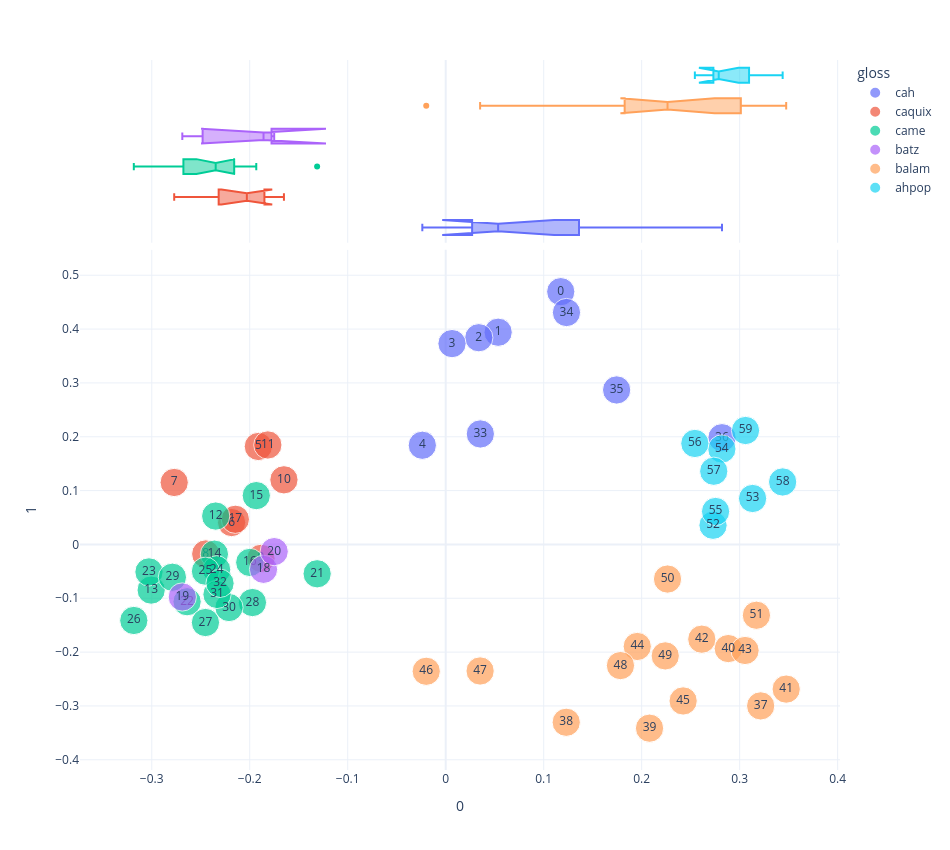

The code cell stored with this chart in its notebook:
### Code cell
plot_pca(0,1)

### Figure 1 — Plotly figure (JSON) as saved in the notebook; plotly's stock layout.template omitted (floating-point values rounded to 4 significant figures)
{"data": [{"hovertemplate": "gloss=cah<br>0=%{x}<br>1=%{y}<br>size=%{marker.size}<br>chunk_num=%{text}<extra></extra>", "legendgroup": "cah", "marker": {"color": "#636efa", "size": [1, 1, 1, 1, 1, 1, 1, 1, 1], "sizemode": "area", "sizeref": 0.0025, "symbol": "circle"}, "mode": "markers+text", "name": "cah", "orientation": "v", "showlegend": true, "text": [0.0, 1.0, 2.0, 3.0, 4.0, 33.0, 34.0, 35.0, 36.0], "type": "scatter", "x": [0.1174, 0.05352, 0.03379, 0.006462, -0.02386, 0.03535, 0.1233, 0.1744, 0.282], "xaxis": "x", "y": [0.4695, 0.3941, 0.3839, 0.373, 0.1842, 0.2052, 0.4307, 0.2869, 0.1982], "yaxis": "y"}, {"alignmentgroup": "True", "hovertemplate": "gloss=cah<br>0=%{x}<extra></extra>", "legendgroup": "cah", "marker": {"color": "#636efa", "symbol": "circle"}, "name": "cah", "notched": true, "offsetgroup": "cah", "showlegend": false, "type": "box", "x": [0.1174, 0.05352, 0.03379, 0.006462, -0.02386, 0.03535, 0.1233, 0.1744, 0.282], "xaxis": "x2", "yaxis": "y2"}, {"hovertemplate": "gloss=caquix<br>0=%{x}<br>1=%{y}<br>size=%{marker.size}<br>chunk_num=%{text}<extra></extra>", "legendgroup": "caquix", "marker": {"color": "#EF553B", "size": [1, 1, 1, 1, 1, 1, 1, 1], "sizemode": "area", "sizeref": 0.0025, "symbol": "circle"}, "mode": "markers+text", "name": "caquix", "orientation": "v", "showlegend": true, "text": [5.0, 6.0, 7.0, 8.0, 9.0, 10.0, 11.0, 17.0], "type": "scatter", "x": [-0.1912, -0.2185, -0.2771, -0.2449, -0.1885, -0.1651, -0.1815, -0.2147], "xaxis": "x", "y": [0.1819, 0.04064, 0.1151, -0.01771, -0.02584, 0.12, 0.1848, 0.04673], "yaxis": "y"}, {"alignmentgroup": "True", "hovertemplate": "gloss=caquix<br>0=%{x}<extra></extra>", "legendgroup": "caquix", "marker": {"color": "#EF553B", "symbol": "circle"}, "name": "caquix", "notched": true, "offsetgroup": "caquix", "showlegend": false, "type": "box", "x": [-0.1912, -0.2185, -0.2771, -0.2449, -0.1885, -0.1651, -0.1815, -0.2147], "xaxis": "x2", "yaxis": "y2"}, {"hovertemplate": "gloss=came<br>0=%{x}<br>1=%{y}<br>size=%{marker.size}<br>chunk_num=%{text}<extra></extra>", "legendgroup": "came", "marker": {"color": "#00cc96", "size": [1, 1, 1, 1, 1, 1, 1, 1, 1, 1, 1, 1, 1, 1, 1, 1, 1], "sizemode": "area", "sizeref": 0.0025, "symbol": "circle"}, "mode": "markers+text", "name": "came", "orientation": "v", "showlegend": true, "text": [12.0, 13.0, 14.0, 15.0, 16.0, 21.0, 22.0, 23.0, 24.0, 25.0, 26.0, 27.0, 28.0, 29.0, 30.0, 31.0, 32.0], "type": "scatter", "x": [-0.2347, -0.3006, -0.236, -0.1933, -0.2, -0.1312, -0.2639, -0.3028, -0.2337, -0.2452, -0.3183, -0.2452, -0.1972, -0.2789, -0.2212, -0.2334, -0.2303], "xaxis": "x", "y": [0.0527, -0.08479, -0.01808, 0.09066, -0.03347, -0.05452, -0.1064, -0.05105, -0.04712, -0.0497, -0.1413, -0.145, -0.1079, -0.06094, -0.1172, -0.09284, -0.07224], "yaxis": "y"}, {"alignmentgroup": "True", "hovertemplate": "gloss=came<br>0=%{x}<extra></extra>", "legendgroup": "came", "marker": {"color": "#00cc96", "symbol": "circle"}, "name": "came", "notched": true, "offsetgroup": "came", "showlegend": false, "type": "box", "x": [-0.2347, -0.3006, -0.236, -0.1933, -0.2, -0.1312, -0.2639, -0.3028, -0.2337, -0.2452, -0.3183, -0.2452, -0.1972, -0.2789, -0.2212, -0.2334, -0.2303], "xaxis": "x2", "yaxis": "y2"}, {"hovertemplate": "gloss=batz<br>0=%{x}<br>1=%{y}<br>size=%{marker.size}<br>chunk_num=%{text}<extra></extra>", "legendgroup": "batz", "marker": {"color": "#ab63fa", "size": [1, 1, 1], "sizemode": "area", "sizeref": 0.0025, "symbol": "circle"}, "mode": "markers+text", "name": "batz", "orientation": "v", "showlegend": true, "text": [18.0, 19.0, 20.0], "type": "scatter", "x": [-0.1859, -0.2688, -0.175], "xaxis": "x", "y": [-0.04623, -0.09762, -0.01335], "yaxis": "y"}, {"alignmentgroup": "True", "hovertemplate": "gloss=batz<br>0=%{x}<extra></extra>", "legendgroup": "batz", "marker": {"color": "#ab63fa", "symbol": "circle"}, "name": "batz", "notched": true, "offsetgroup": "batz", "showlegend": false, "type": "box", "x": [-0.1859, -0.2688, -0.175], "xaxis": "x2", "yaxis": "y2"}, {"hovertemplate": "gloss=balam<br>0=%{x}<br>1=%{y}<br>size=%{marker.size}<br>chunk_num=%{text}<extra></extra>", "legendgroup": "balam", "marker": {"color": "#FFA15A", "size": [1, 1, 1, 1, 1, 1, 1, 1, 1, 1, 1, 1, 1, 1, 1], "sizemode": "area", "sizeref": 0.0025, "symbol": "circle"}, "mode": "markers+text", "name": "balam", "orientation": "v", "showlegend": true, "text": [37.0, 38.0, 39.0, 40.0, 41.0, 42.0, 43.0, 44.0, 45.0, 46.0, 47.0, 48.0, 49.0, 50.0, 51.0], "type": "scatter", "x": [0.3214, 0.123, 0.208, 0.2884, 0.3475, 0.2614, 0.3055, 0.1955, 0.2423, -0.01987, 0.03511, 0.1784, 0.224, 0.2264, 0.3171], "xaxis": "x", "y": [-0.2999, -0.3303, -0.3413, -0.1934, -0.2687, -0.176, -0.197, -0.1896, -0.2907, -0.2356, -0.235, -0.225, -0.207, -0.06428, -0.1315], "yaxis": "y"}, {"alignmentgroup": "True", "hovertemplate": "gloss=balam<br>0=%{x}<extra></extra>", "legendgroup": "balam", "marker": {"color": "#FFA15A", "symbol": "circle"}, "name": "balam", "notched": true, "offsetgroup": "balam", "showlegend": false, "type": "box", "x": [0.3214, 0.123, 0.208, 0.2884, 0.3475, 0.2614, 0.3055, 0.1955, 0.2423, -0.01987, 0.03511, 0.1784, 0.224, 0.2264, 0.3171], "xaxis": "x2", "yaxis": "y2"}, {"hovertemplate": "gloss=ahpop<br>0=%{x}<br>1=%{y}<br>size=%{marker.size}<br>chunk_num=%{text}<extra></extra>", "legendgroup": "ahpop", "marker": {"color": "#19d3f3", "size": [1, 1, 1, 1, 1, 1, 1, 1], "sizemode": "area", "sizeref": 0.0025, "symbol": "circle"}, "mode": "markers+text", "name": "ahpop", "orientation": "v", "showlegend": true, "text": [52.0, 53.0, 54.0, 55.0, 56.0, 57.0, 58.0, 59.0], "type": "scatter", "x": [0.2728, 0.3132, 0.2818, 0.2754, 0.2543, 0.2735, 0.3439, 0.306], "xaxis": "x", "y": [0.03559, 0.08535, 0.1773, 0.06117, 0.1875, 0.136, 0.116, 0.2116], "yaxis": "y"}, {"alignmentgroup": "True", "hovertemplate": "gloss=ahpop<br>0=%{x}<extra></extra>", "legendgroup": "ahpop", "marker": {"color": "#19d3f3", "symbol": "circle"}, "name": "ahpop", "notched": true, "offsetgroup": "ahpop", "showlegend": false, "type": "box", "x": [0.2728, 0.3132, 0.2818, 0.2754, 0.2543, 0.2735, 0.3439, 0.306], "xaxis": "x2", "yaxis": "y2"}], "layout": {"height": 850, "legend": {"itemsizing": "constant", "title": {"text": "gloss"}, "tracegroupgap": 0}, "margin": {"t": 60}, "width": 950, "xaxis": {"anchor": "y", "domain": [0, 1], "title": {"text": "0"}}, "xaxis2": {"anchor": "y2", "domain": [0, 1], "matches": "x", "showgrid": true, "showticklabels": false}, "yaxis": {"anchor": "x", "domain": [0, 0.7326], "title": {"text": "1"}}, "yaxis2": {"anchor": "x2", "domain": [0.7426, 1], "matches": "y2", "showgrid": false, "showline": false, "showticklabels": false, "ticks": ""}}}
